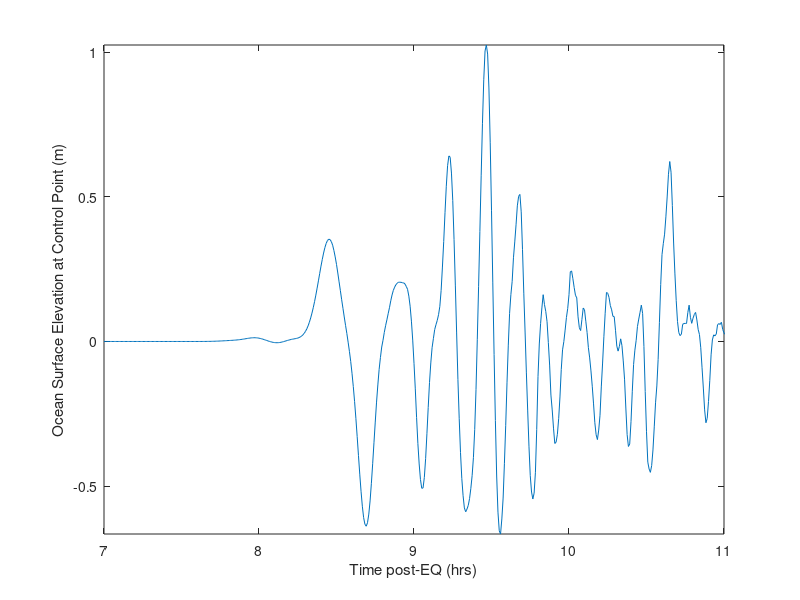

Here is the MATLAB script that generated this plot:
clear all
clf
% 
% load ts_hilo_most.txt  % MOST simulation control point, at -155.07,19.7576
% t=ts_hilo_most(:,1);
% z=ts_hilo_most(:,2);  %tsunami only

load se.dat  % NEOWAVE simulation control point, at -155.07,19.7576
t2=se(:,1)/60;
z2=se(:,2)-se(1,2);  %tsunami only

% load gauge3333.txt   % GEOCLAW simulation control point, at -155.07,19.7576 
% t3=gauge3333(:,1);
% z3=gauge3333(:,3);  %tsunami only

plot(t2,z2)
ylabel('Ocean Surface Elevation at Control Point (m)')

axis([7 11 -Inf Inf])

xlabel('Time post-EQ (hrs)')
print -djpeg100 incident_wave.jpg






